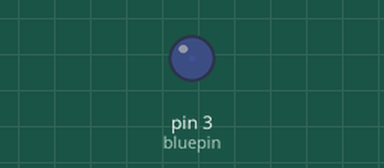
Bench run of a sketch on a simulated Arduino Uno, built with avr-gcc and run on an emulated ATmega328P. On the bench: output pins drawn as LEDs (lit = HIGH).

Above: at 0.05 s.
At 14.95 s:
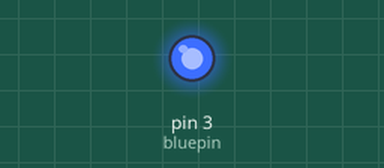
Timing chart, 0 to 19.5 s (numbered marks = the images above):
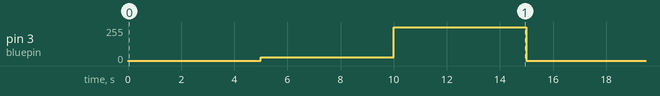

The sketch:

AnalogWrite.ino
```cpp
int bluepin = 3;
int wait = 5000;
void setup() {
  // put your setup code here, to run once:
pinMode(bluepin, OUTPUT);
}

void loop() {
  // put your main code here, to run repeatedly:
analogWrite(bluepin, 2);
delay(wait);
analogWrite(bluepin, 30);
delay(wait);
analogWrite(bluepin, 255);
delay(wait);
}
```

Measured:
- by itself, pin 3 (bluepin): repeats every 15.0 s: 30/255 5.0 s, 255/255 5.0 s, 2/255 5.0 s
